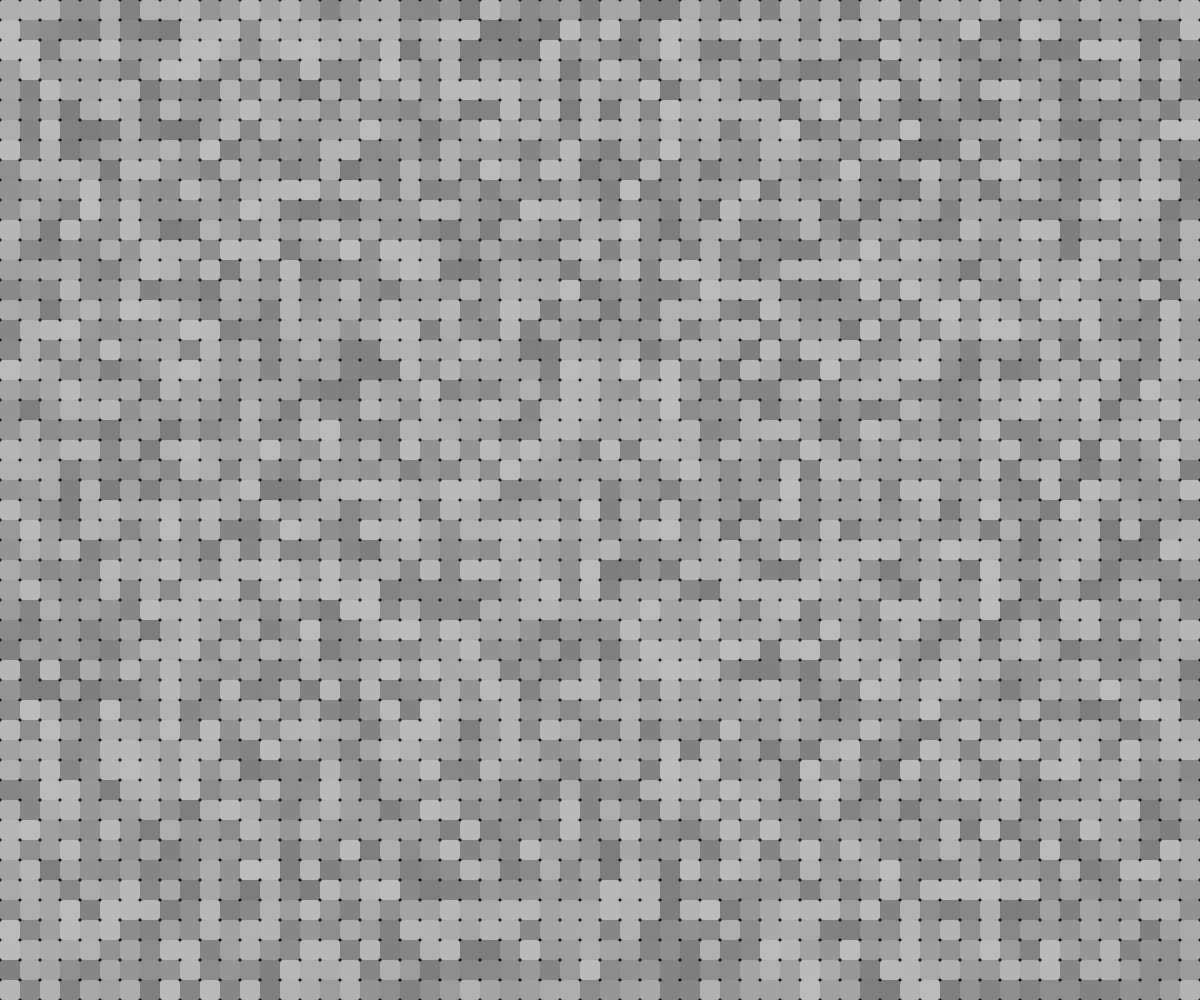
Frame 1 (no input)
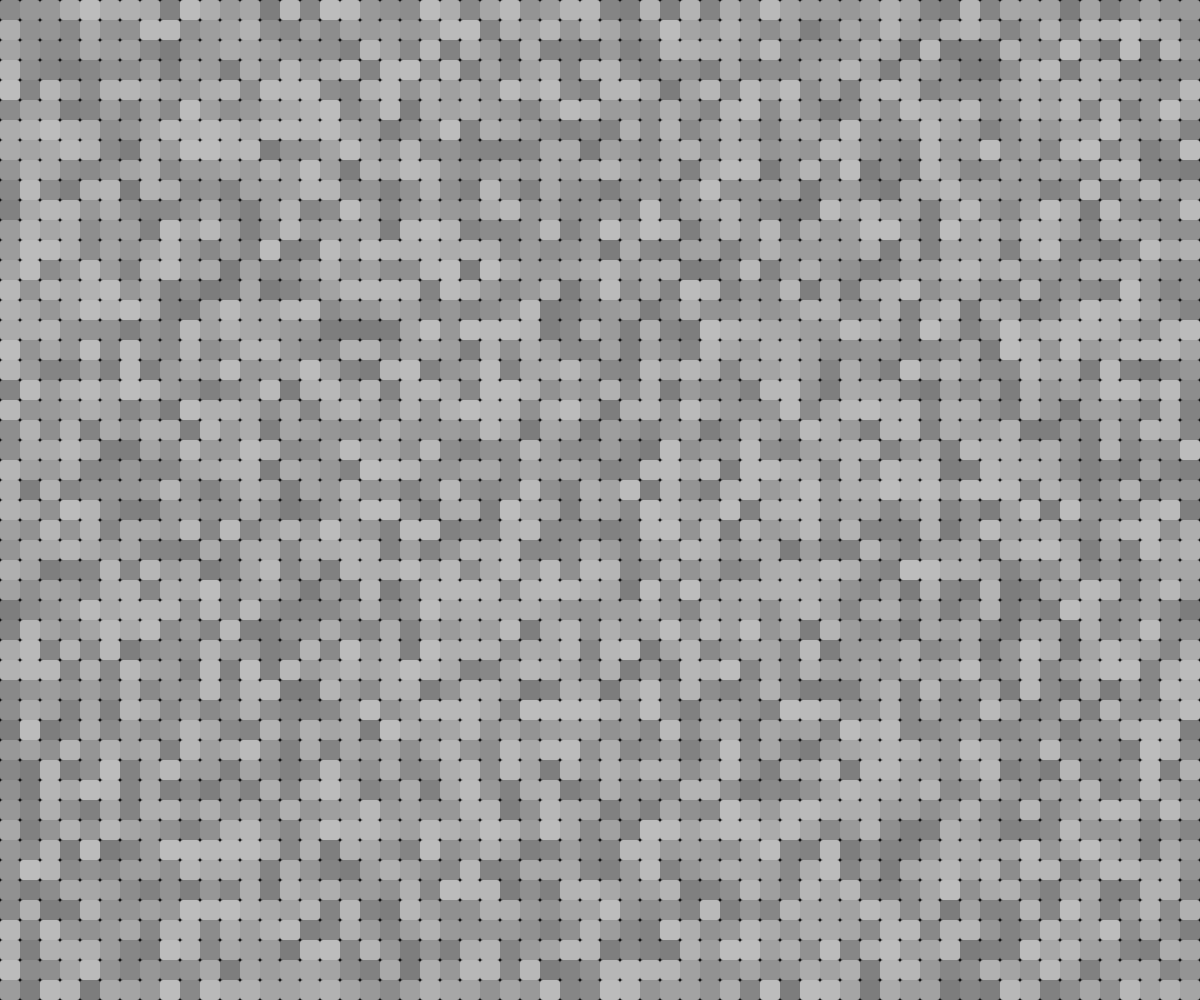
Frame 60 (no input)
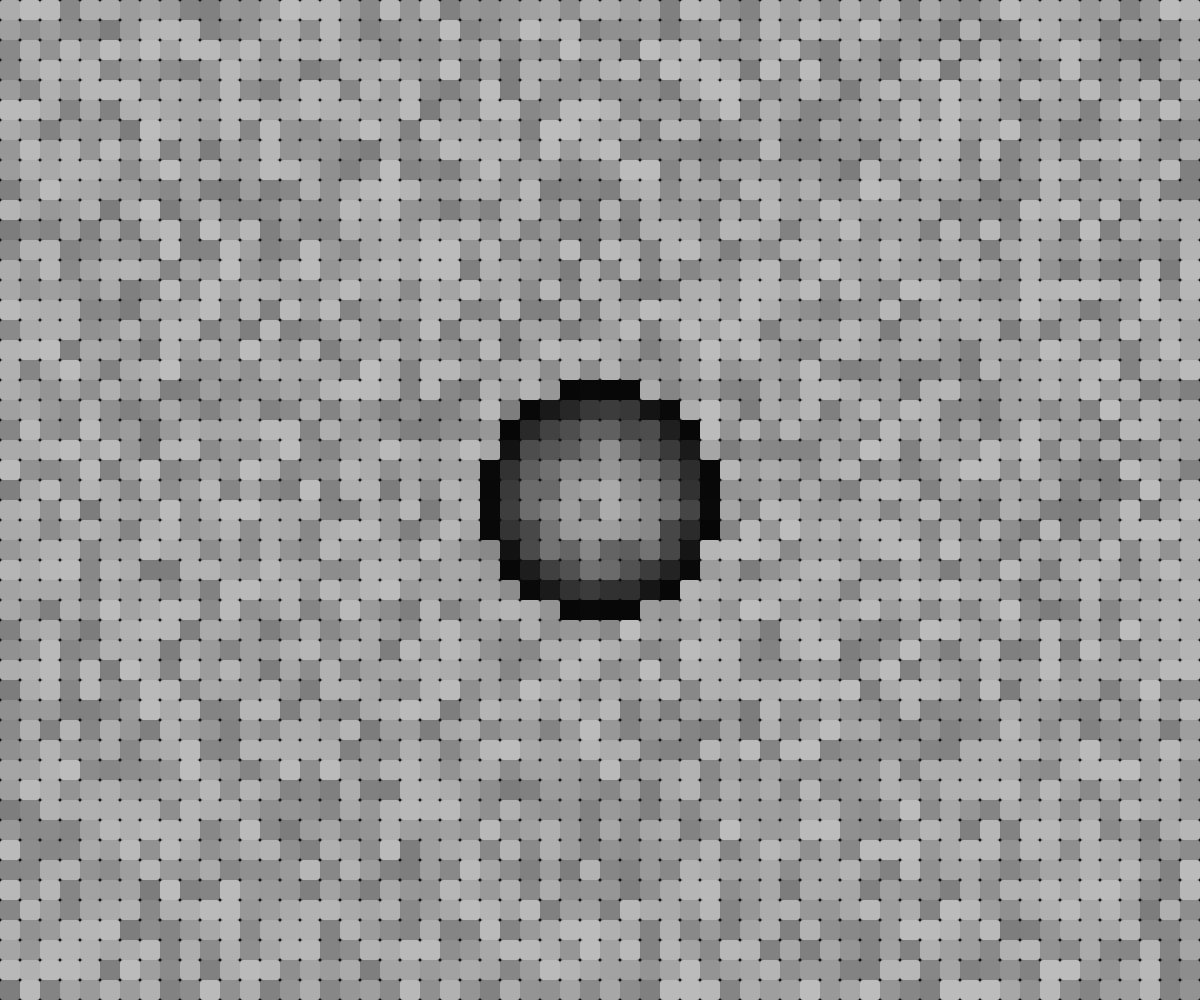
Frame 120 (the mouse pressed at the canvas centre since frame 60)

The p5.js sketch that drew these frames (run headless with seeded random() and noise() and a simulated clock; from frame 60 on, the mouse is pressed at the canvas centre):

// p5.js sketch
// ── sketch.js
let grid = [];
let gridSize = 20;
let cellSize = 20;
let waveRadius = 0;
let waveSpeed = 2;
let waveCenter = { x: 0, y: 0 };
let waveActive = false;
let fadeRate = 0.95;

function setup() {
  createCanvas(windowWidth, windowHeight);
  // Initialize grid of cells
  for (let y = 0; y < height; y += cellSize) {
    for (let x = 0; x < width; x += cellSize) {
      grid.push({
        x: x,
        y: y,
        pulse: random(0, 1),
        pulseSpeed: random(0.005, 0.02),
        fade: 0,
        lastHitTime: 0
      });
    }
  }
}

function draw() {
  background(10);
  
  // Draw each cell
  for (let i = 0; i < grid.length; i++) {
    let cell = grid[i];
    
    // Update pulse animation
    cell.pulse += cell.pulseSpeed;
    if (cell.pulse > 1) cell.pulse = 0;
    
    // Calculate brightness based on pulse and fade
    let brightness = map(sin(cell.pulse), -1, 1, 50, 200);
    brightness *= (1 - cell.fade);
    
    // Draw cell with slight glow effect
    fill(brightness);
    noStroke();
    rect(cell.x, cell.y, cellSize, cellSize, 3);
    
    // If wave is active, check if this cell is hit
    if (waveActive) {
      let d = dist(cell.x + cellSize/2, cell.y + cellSize/2, waveCenter.x, waveCenter.y);
      if (d < waveRadius && d > waveRadius - 10) {
        cell.fade = 1;
        cell.lastHitTime = millis();
      }
    }
    
    // Update fade value
    if (cell.fade > 0) {
      cell.fade *= fadeRate;
      if (cell.fade < 0.01) cell.fade = 0;
    }
  }
  
  // Update wave animation
  if (waveActive) {
    waveRadius += waveSpeed;
    if (waveRadius > max(width, height)) {
      waveActive = false;
      waveRadius = 0;
    }
  }
}

function mousePressed() {
  waveCenter.x = mouseX;
  waveCenter.y = mouseY;
  waveActive = true;
  waveRadius = 0;
}

function windowResized() {
  resizeCanvas(windowWidth, windowHeight);
}
